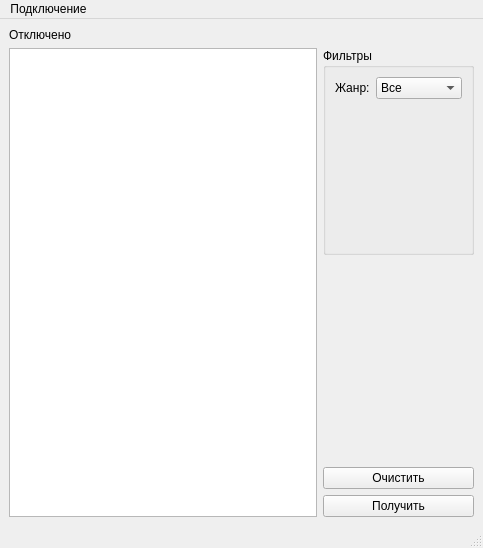
<?xml version="1.0" encoding="UTF-8"?>
<ui version="4.0">
 <class>MainWindow</class>
 <widget class="QMainWindow" name="MainWindow">
  <property name="geometry">
   <rect>
    <x>0</x>
    <y>0</y>
    <width>483</width>
    <height>548</height>
   </rect>
  </property>
  <property name="sizePolicy">
   <sizepolicy hsizetype="Preferred" vsizetype="Expanding">
    <horstretch>0</horstretch>
    <verstretch>0</verstretch>
   </sizepolicy>
  </property>
  <property name="windowTitle">
   <string>MainWindow</string>
  </property>
  <widget class="QWidget" name="centralwidget">
   <layout class="QGridLayout" name="gridLayout">
    <item row="4" column="2">
     <widget class="QPushButton" name="pb_request">
      <property name="sizePolicy">
       <sizepolicy hsizetype="Minimum" vsizetype="Maximum">
        <horstretch>0</horstretch>
        <verstretch>0</verstretch>
       </sizepolicy>
      </property>
      <property name="text">
       <string>Получить</string>
      </property>
     </widget>
    </item>
    <item row="2" column="2">
     <spacer name="verticalSpacer">
      <property name="orientation">
       <enum>Qt::Vertical</enum>
      </property>
      <property name="sizeType">
       <enum>QSizePolicy::Minimum</enum>
      </property>
      <property name="sizeHint" stdset="0">
       <size>
        <width>20</width>
        <height>40</height>
       </size>
      </property>
     </spacer>
    </item>
    <item row="0" column="0">
     <widget class="QLabel" name="lb_statusConnect">
      <property name="sizePolicy">
       <sizepolicy hsizetype="Preferred" vsizetype="Maximum">
        <horstretch>0</horstretch>
        <verstretch>0</verstretch>
       </sizepolicy>
      </property>
      <property name="text">
       <string>Отключено</string>
      </property>
     </widget>
    </item>
    <item row="3" column="2">
     <widget class="QPushButton" name="pb_clear">
      <property name="sizePolicy">
       <sizepolicy hsizetype="Minimum" vsizetype="Maximum">
        <horstretch>0</horstretch>
        <verstretch>0</verstretch>
       </sizepolicy>
      </property>
      <property name="text">
       <string>Очистить</string>
      </property>
     </widget>
    </item>
    <item row="1" column="2">
     <widget class="QGroupBox" name="gb_filters">
      <property name="sizePolicy">
       <sizepolicy hsizetype="Preferred" vsizetype="Minimum">
        <horstretch>0</horstretch>
        <verstretch>0</verstretch>
       </sizepolicy>
      </property>
      <property name="title">
       <string>Фильтры</string>
      </property>
      <layout class="QFormLayout" name="formLayout">
       <item row="0" column="0">
        <widget class="QLabel" name="lb_category">
         <property name="text">
          <string>Жанр:</string>
         </property>
        </widget>
       </item>
       <item row="0" column="1">
        <widget class="QComboBox" name="cb_category">
         <item>
          <property name="text">
           <string>Все</string>
          </property>
         </item>
         <item>
          <property name="text">
           <string>Комедия</string>
          </property>
         </item>
         <item>
          <property name="text">
           <string>Ужасы</string>
          </property>
         </item>
        </widget>
       </item>
      </layout>
     </widget>
    </item>
    <item row="1" column="0" rowspan="4" colspan="2">
     <widget class="QTableView" name="tv_result"/>
    </item>
   </layout>
  </widget>
  <widget class="QMenuBar" name="menubar">
   <property name="geometry">
    <rect>
     <x>0</x>
     <y>0</y>
     <width>483</width>
     <height>21</height>
    </rect>
   </property>
   <widget class="QMenu" name="menu">
    <property name="title">
     <string>Подключение</string>
    </property>
    <addaction name="act_addData"/>
    <addaction name="separator"/>
    <addaction name="act_connect"/>
   </widget>
   <addaction name="menu"/>
  </widget>
  <widget class="QStatusBar" name="statusbar"/>
  <action name="act_connect">
   <property name="text">
    <string>Подключиться</string>
   </property>
  </action>
  <action name="act_addData">
   <property name="text">
    <string>Ввести данные</string>
   </property>
  </action>
 </widget>
 <resources/>
 <connections/>
</ui>
